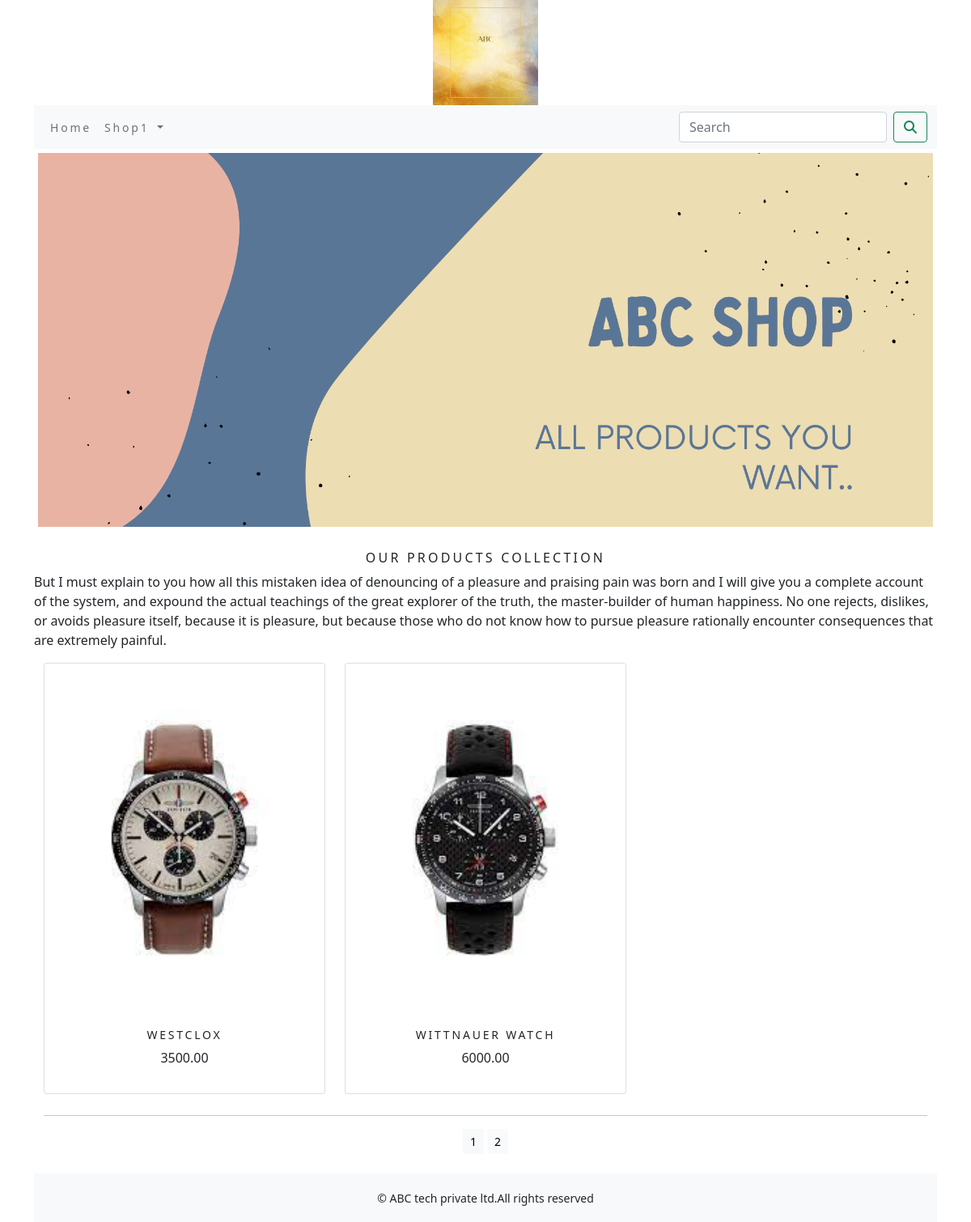
The app's page /shop1/?page=2 with its own data.
### shop1/models.py (models this page shows, shortened)
class Product(models.Model):
    name=models.CharField(max_length=250,unique=True)
    slug=models.SlugField(max_length=250,unique=True)
    description=models.TextField(blank=True)
    price=models.DecimalField(max_digits=10,decimal_places=2)
    category=models.ForeignKey(Category,on_delete=models.CASCADE)
    image=models.ImageField(upload_to='product',blank=True)
    stock=models.IntegerField()
    available=models.BooleanField(default=True)
    created=models.DateTimeField(auto_now_add=True)
    updated=models.DateTimeField(auto_now=True)
    def get_url(self):
        return reverse('shop1:prodCatdetail',args=[self.category.slug,self.slug])
    class Meta:
        ordering=('name',)
        verbose_name='product'
        verbose_name_plural='products'

### shop1/views.py (the view)
# urls.py: path('',views.allProdCat,name='allProdCat'),
def allProdCat(request,c_slug=None):
    c_page=None
    products_list=None
    if c_slug!=None:
        c_page=get_object_or_404(Category,slug=c_slug)
        products_list=Product.objects.all().filter(category=c_page,available=True)
    else:
        products_list=Product.objects.all().filter(available=True)
    paginator=Paginator(products_list,6)
    try:
        page=int(request.GET.get('page','1'))
    except:
        page=1
    try:
        products=paginator.page(page)
    except(EmptyPage,InvalidPage):
        products=paginator.page(paginator.num_pages)
    return render(request,"category.html",{'category':c_page,'products':products})

### cart/context_processors.py (called while the page is built)
def counter(request):
    item_count=0
    if 'admin' in request.path:
        return{}
    else:
        try:
            cart=Cart.objects.filter(cart_id=_cart_id(request))
            car_items=CartItem.objects.all().filter(cart=cart[:1])
            for cart_item in car_items:
                item_count += cart_item.quantity
        except Cart.DoesNotExist:
            item_count =0
    return dict(item_count=item_count)

### cart/views.py (called while the page is built)
def _cart_id(request):
    cart=request.session.session_key
    if not cart:
        cart=request.session.create()
    return cart

### shop1/context_processors.py (called while the page is built)
def menu_links(request):
    links=Category.objects.all()
    return dict(links=links)

### shop1/models.py (called while the page is built)
    def get_url(self):
        return reverse('shop1:products_by_category',args=[self.slug])

### templates/category.html (shortened to what this page needs)
{% extends 'base.html' %}
{% load static %}
{% block content %}
<div class="mx_auto">
    {% if category %}
       <img class="my_image"  src="{{category.image.url}}" alt="{{category.name}}">
</div>
   <br>
<div>
    <h1 class="text-center my_title">{{category.name}}</h1>
    <p class="text-justify">{{category.description}}</p>
</div>
     {% else %}
<div>
    <img class="my_image my_image_padding" src="{% static 'img/banner.png' %}" alt="Our Products" width="1250px;">
</div>
<br>
<div>
    <h1 class="text-center my_title"> our products collection</h1>
    <p class="text-justify">But I must explain to you how all this mistaken idea of denouncing of a pleasure and praising pain was born and I will give you a complete account of the system, and expound the actual teachings of the great explorer of the truth, the master-builder of human happiness. No one rejects, dislikes, or avoids pleasure itself, because it is pleasure, but because those who do not know how to pursue pleasure rationally encounter consequences that are extremely painful. </p>
</div>
    {% endif %}
<div class="container">
    <div class="row  mx_auto">
        {% for product in products.object_list %}
        <div class="my_bottom_margin  col_9 col-sm-12 col-md-4 xol-lg-4">
            <div class="card text-center" style="min-width:18rem;">
                <a href="{{product.get_url}}"><img class="card-img-top my_image" src="{{product.image.url}}" alt="{{product.name}}"></a>
                <div class="card-body">
                    <h4>{{product.name}}</h4>
                    <p>{{product.price}}</p>
                </div>
            </div>
        </div>
        {% endfor %}
    </div>
    <div class="mx-auto">
        {% if products.paginator.num_pages > 1 %}
       <hr>
        <div class="text-center">
            {% for pg in products.paginator.page_range %}
               <a href="?page={{pg}}" class="btn btn-light btn-sm {% if products.number == pg %} active {% endif %}">{{pg}}</a>
            {% endfor %}
        </div>
         {% endif %}
    </div>
    <br>
</div>
{% endblock %}

### static/css/custom.css (style rules this page uses)
body { font-family: 'Roboto', sans-serif; }
.my_image { width:100%; height:auto; }
.my_title { font-size:16px; text-transform:uppercase; letter-spacing: .2em; }
.my_image_padding { padding:5px; }
.my_bottom_margin { margin-bottom:10px; }
.card-body h4 { font-size:14px; text-transform:uppercase; letter-spacing: .2em; }

### records on screen
Product: image (picture), name "WESTCLOX", price "3500.00"
Product: image (picture), name "WITTNAUER WATCH", price "6000.00"

### other values on screen
{{ pg }} "1" "2"
